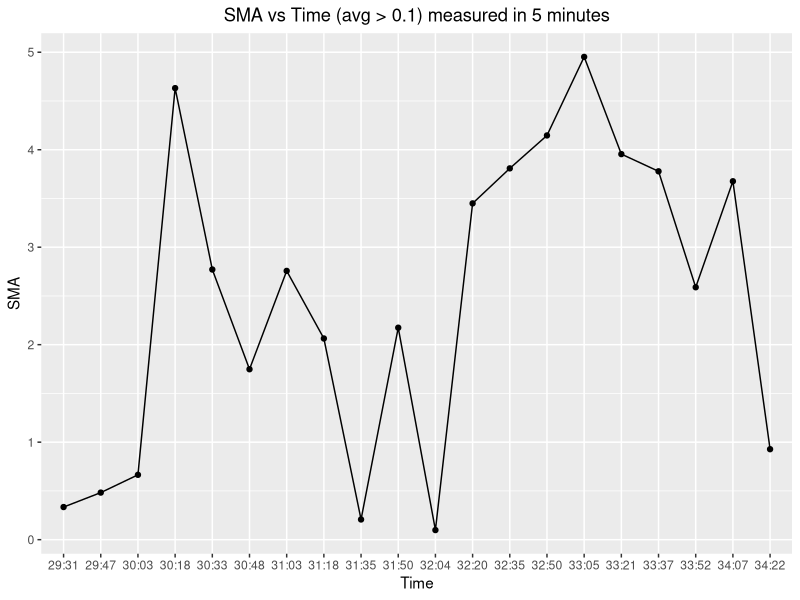
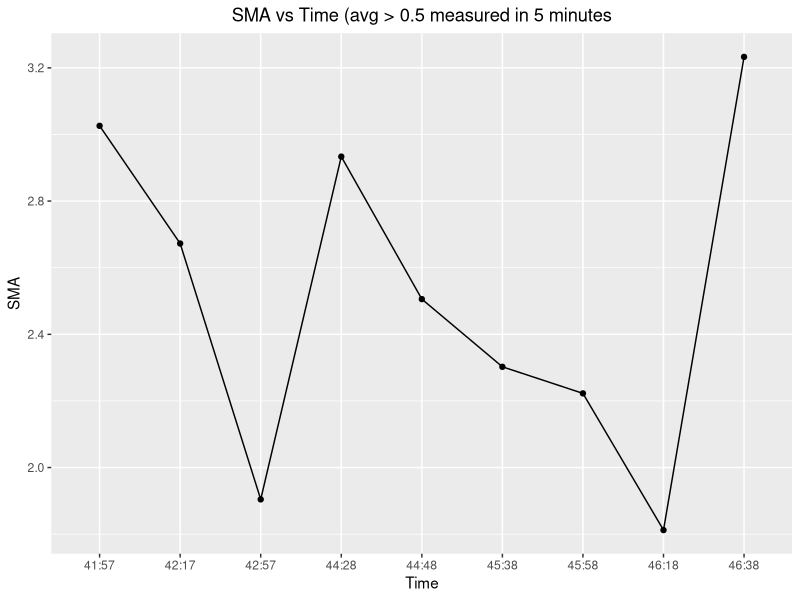

Source code (R) for these figures, in order:
library(dplyr)
library(ggplot2)

df1 = read.csv(file = "feed_single.csv", header = TRUE)
df2 = read.csv(file = "feed_bulk.csv", header = TRUE)
df1$time <- strftime(df1$field2, format="%M:%S")
df2$time <- strftime(df2$created_at, format="%M:%S")

#plot single measurement
ggplot(df1, aes(x=df1$time, y=field1, group = 1)) +geom_point() + geom_line()+
  labs(x = "Time", y = "SMA", title = "SMA vs Time (avg > 0.1) measured in 5 minutes")+theme(plot.title = element_text(hjust = 0.5))

#plot bulk
ggplot(df2, aes(x=df2$time, y=field1, group = 1)) +geom_point() + geom_line()+
  labs(x = "Time", y = "SMA", title = "SMA vs Time (avg > 0.5 measured in 5 minutes")+theme(plot.title = element_text(hjust = 0.5))

